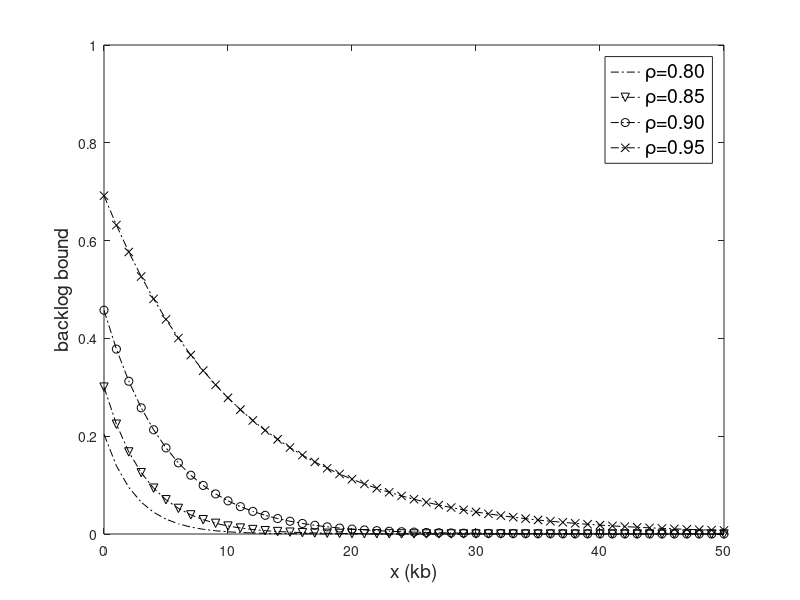

MATLAB code to generate this figure:
function []=singlebacklog()
% experimentI();
% close all;
% experimentII();
% close all;
% experimentIII();
% close all;
experimentIV();
end

function experimentI()
C=1000;
lambda=800;
maximum=15;
buf_size=10;

tau=0.000;
[X1,Y1]=backlog_bound_calculus_MD1(lambda,C,tau,buf_size,maximum);
plot(X1,Y1,'-.k');
hold on;

tau=0.002;
[X3,Y3]=backlog_bound_calculus_MD1(lambda,C,tau,buf_size,maximum);
plot(X3,Y3,'-.kv');
hold on;

tau=0.004;
[X5,Y5]=backlog_bound_calculus_MD1(lambda,C,tau,buf_size,maximum);
plot(X5,Y5,'-.ko');
hold on;

tau=0.006;
[X7,Y7]=backlog_bound_calculus_MD1(lambda,C,tau,buf_size,maximum);
plot(X7,Y7,'-.kx');

xlabel('x (kb)','fontsize',14)
ylabel('backlog bound','fontsize',14)
axis([0 maximum 0 0.2])
handle=legend('\tau=0.000s','\tau=0.002s','\tau=0.004s','\tau=0.006s');
set(handle,'FontSize',14);
print -depsc ../figures/backlogtau.eps
end

function experimentII()
W=5;
mu=10;
lambda=8;
maximum=20;

[X1,Y1]=sliding_window_bound(lambda,mu,W,maximum);
plot(X1,Y1,'-kx');
hold on;
[X2,Y2]=martingale_MM1_bound(lambda,mu,W,maximum);
plot(X2,Y2,'-ko');
hold on;

W=10;
[X3,Y3]=sliding_window_bound(lambda,mu,W,maximum);
plot(X3,Y3,'-kv');
hold on;
[X4,Y4]=martingale_MM1_bound(lambda,mu,W,maximum);
plot(X4,Y4,'-k+');
hold on;

W=15;
[X5,Y5]=sliding_window_bound(lambda,mu,W,maximum);
plot(X5,Y5,'-k<');
hold on;
[X6,Y6]=martingale_MM1_bound(lambda,mu,W,maximum);
plot(X6,Y6,'-k.');

xlabel('x (kb)','fontsize',14)
ylabel('backlog bound','fontsize',14)
axis([0 maximum 0 0.5])
handle=legend('Eq.(19)-W=5kb','Eq.(20)-W=5kb','Eq.(19)-W=10kb','Eq.(20)-W=10kb','Eq.(19)-W=15kb','Eq.(20)-W=15kb');
set(handle,'FontSize',14);
print -depsc ../figures/backlogcomp.eps
end

function experimentIII()
tau=0.00;

prob=0.75;
maximum=50;
timeslot=0.02;
servicetime=0.025;

buf_size=5;
[X1,Y1]=backlog_bound_martingale_bernoulli(prob,timeslot/servicetime,buf_size,maximum);
plot(X1,Y1,'-.k');
hold on;
filename=sprintf('../dataset/Bernoulli_queuelength(T=%1.2fs,p=%1.2f,L=1kb,mu=%1.2fs,W=%02dkb,tau=%1.3fs).csv',timeslot,prob,timeslot/servicetime,buf_size,tau);
[X2,Y2]=backlog_bound_simulation(filename);
plot(X2,Y2,'-k');
hold on;

buf_size=10;
[X3,Y3]=backlog_bound_martingale_bernoulli(prob,timeslot/servicetime,buf_size,maximum);
plot(X3,Y3,'-.kv');
hold on;
filename=sprintf('../dataset/Bernoulli_queuelength(T=%1.2fs,p=%1.2f,L=1kb,mu=%1.2fs,W=%02dkb,tau=%1.3fs).csv',timeslot,prob,timeslot/servicetime,buf_size,tau);
[X4,Y4]=backlog_bound_simulation(filename);
plot(X4,Y4,'-kv');
hold on;

buf_size=15;
[X5,Y5]=backlog_bound_martingale_bernoulli(prob,timeslot/servicetime,buf_size,maximum);
plot(X5,Y5,'-.ko');
hold on;
filename=sprintf('../dataset/Bernoulli_queuelength(T=%1.2fs,p=%1.2f,L=1kb,mu=%1.2fs,W=%02dkb,tau=%1.3fs).csv',timeslot,prob,timeslot/servicetime,buf_size,tau);
[X6,Y6]=backlog_bound_simulation(filename);
plot(X6,Y6,'-ko');
hold on;

buf_size=20;
[X7,Y7]=backlog_bound_martingale_bernoulli(prob,timeslot/servicetime,buf_size,maximum);
plot(X7,Y7,'-.kx');
filename=sprintf('../dataset/Bernoulli_queuelength(T=%1.2fs,p=%1.2f,L=1kb,mu=%1.2fs,W=%02dkb,tau=%1.3fs).csv',timeslot,prob,timeslot/servicetime,buf_size,tau);
[X8,Y8]=backlog_bound_simulation(filename);
plot(X8,Y8,'-kx');

xlabel('x (kb)','fontsize',14)
ylabel('backlog bound','fontsize',14)
axis([0 maximum 0 1])
handle=legend('Theorem 5-W=5kb','simulation-W=5kb','Theorem 5-W=10kb','simulation-W=10kb','Theorem 5-W=15kb','simulation-W=15kb','Theorem 5-W=20kb','simulation-W=20kb');
set(handle,'FontSize',14);
print -depsc ../figures/backlogbuf.eps
end

function experimentIV()
t=1;
mu=1;
maximum=50;
buf_size=5;

prob=0.8;
[X1,Y1]=backlog_bound_effective_Bernoulli(prob,mu,t,buf_size,maximum);
plot(X1,Y1,'-.k');
hold on;

prob=0.85;
[X3,Y3]=backlog_bound_effective_Bernoulli(prob,mu,t,buf_size,maximum);
plot(X3,Y3,'-.kv');
hold on;

prob=0.9;
[X5,Y5]=backlog_bound_effective_Bernoulli(prob,mu,t,buf_size,maximum);
plot(X5,Y5,'-.ko');
hold on;

prob=0.95;
[X7,Y7]=backlog_bound_effective_Bernoulli(prob,mu,t,buf_size,maximum);
plot(X7,Y7,'-.kx');

xlabel('x (kb)','fontsize',14)
ylabel('backlog bound','fontsize',14)
axis([0 maximum 0 1])
handle=legend('\rho=0.80','\rho=0.85','\rho=0.90','\rho=0.95');
set(handle,'FontSize',14);
print -depsc ../figures/backlogrho.eps
end
%%%%%%%%%%%%%%%%%%%%%%%%%%%%%%%%%%%%%%%%%%%%%%%%%%%%%%%%%%%%%%%%%%%%%%%%%%%%%%%%%%%%%%%%%%%%%%%%%%%%%%
function [X,Y]=backlog_bound_calculus_MD1(lambda,C,tau,buf_size,maximum)
if nargin~=5
    error('wrong number of input arguments.');
else
    X=0:1:maximum;
    Y=0:1:maximum;
    
    func=@(x) lambda*(exp(x)-1)/x-C;
    p=fzero(func,1);
    
    if (p<=0.000001)
        error('failed to find a zero point');
    end
    
    for i=1:1:maximum+1
        min=100000000000;
        for theta=0.000001:0.001:p
            temp=exp(-theta*(X(i)+buf_size-tau*lambda*(exp(theta)-1)/theta));
            if temp<min
                min=temp;
            end
        end
        Y(i)=min;
    end
end
end

function [X,Y]=sliding_window_bound(lambda,mu,W,maximum)
temp=0;
rho=lambda/mu;
X=0:1:maximum;
Y=0:1:maximum;

for i=1:1:W
    temp=temp+rho^i;
end

P00=1/(1+temp+(rho^(W+1))/(1-rho));

for i=0:1:maximum
    Y(i+1)=P00*(rho^(W+i))/(1-rho);
end
end

function [X,Y]=martingale_MM1_bound(lambda,mu,W,maximum)
X=0:1:maximum;
Y=0:1:maximum;

theta_max=log(mu/lambda);

for i=1:1:maximum+1
    min=10000000000;
    for theta=0.001:0.001:theta_max+0.0001
        y=exp(lambda*(exp(theta)-1)+mu*(exp(-theta)-1)-theta*(W+X(i)));
        if y<min
            min=y;
        end
    end
    if min>1
        Y(i)=1;
    else
        Y(i)=min;
    end
end
end

function [X,Y]=backlog_bound_simulation(filename)
Delay=csvread(filename,1,1);
len=max(Delay);
X=0:1:len;
Y=0:1:len;
disp('entering simulation');
for i=0:1:len
    Y(i+1)=length(find(Delay>i))/length(Delay);
end
disp('leaving simulation');
end

function [X,Y]=backlog_bound_martingale_bernoulli(p,mu,buf_size,maximum)
X=0:1:maximum;
Y=0:1:maximum;

func=@(x) (1-p+p*exp(x))*exp(mu*(exp(-x)-1))-1;
theta_max=fzero(func,0.2);
if theta_max<=0
    error('theta_max<=0');
end

for i=1:1:maximum+1
    min=100000000000;
    for theta=0.00001:0.00001:theta_max+0.000001
        y=(1-p+p*exp(theta))*exp(mu*(exp(-theta)-1))*exp(-theta*(buf_size+X(i)));
        if min>y
            min=y;
        end
    end
    if min>1
        Y(i)=1;
    else
        Y(i)=min;
    end
end
end

function [X,Y]=backlog_bound_effective_Bernoulli(p,mu,t,buf_size,maximum)
if nargin~=5
    error('wrong number of input arguments.');
else
    X=0:1:maximum;
    Y=0:1:maximum;
    
    func=@(x) log(1-p+p*exp(x))./x+mu*(exp(-x)-1)./x;
    theta_max=fzero(func,5);
    if theta_max<=0
        error('theta_max<=0');
    end
    
    for i=1:1:maximum+1
        min=1000000000000;
        for theta=0.001:0.01:theta_max+0.001
            temp=exp(t*log(1-p+p*exp(theta))-theta*(X(i)+buf_size));
            if temp<min
                min=temp;
            end
        end
        if min>1
            Y(i)=1;
        else
            Y(i)=min;
        end
    end
end
end